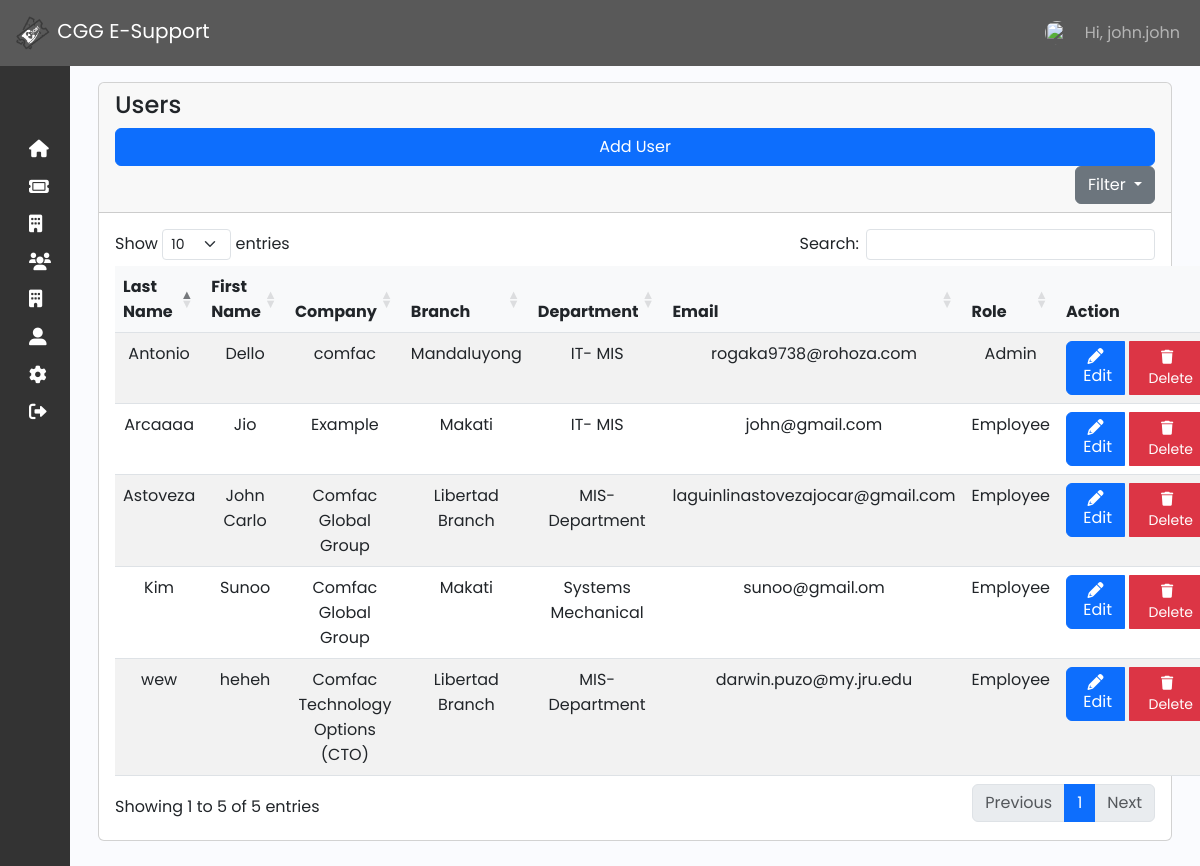
The app's page /admin/user.php (signed in) with its own data.
### tables this page shows
CREATE TABLE `user` (
  `user_id` int(11) NOT NULL,
  `lastname` varchar(191) NOT NULL,
  `firstname` varchar(191) NOT NULL,
  `middleinitial` varchar(191) NOT NULL,
  `company` varchar(191) NOT NULL,
  `branch` varchar(191) NOT NULL,
  `department` varchar(191) NOT NULL,
  `email` varchar(191) NOT NULL,
  `contact` varchar(191) NOT NULL,
  `username` varchar(191) NOT NULL,
  `password` varchar(191) NOT NULL,
  `verification_status` tinyint(50) NOT NULL,
  `role` int(50) NOT NULL,
  `created_at` timestamp NOT NULL DEFAULT current_timestamp(),
  `image` varchar(250) DEFAULT NULL
);

### admin/mysql_connect.php (called while the page is built, shortened)
<?php
$username ="root";

### function/myfunction.php (called while the page is built, shortened)
<?php
include('mysql_connect.php');
function getAll($table)
{
    global $con;
    $query = "SELECT * FROM $table";
    return $query_run = mysqli_query($con, $query);
}
?>

### admin/user.php (the view, shortened to what this page needs)
<?php include('../function/myfunction.php');
include 'sidebar_navbar.php';
?>
<!DOCTYPE html>
<html lang="en">
<head>
    <link rel="stylesheet" href="https://cdnjs.cloudflare.com/ajax/libs/twitter-bootstrap/5.3.0/css/bootstrap.min.css">
    <link rel="stylesheet" href="https://cdnjs.cloudflare.com/ajax/libs/font-awesome/4.7.0/css/font-awesome.min.css">
    <link rel="stylesheet" href="https://cdn.datatables.net/1.13.7/css/dataTables.bootstrap5.min.css">
    <link rel="stylesheet" href="https://cdnjs.cloudflare.com/ajax/libs/font-awesome/6.0.0-beta3/css/all.min.css">
    <link href="https://cdn.jsdelivr.net/npm/bootstrap@5.3.0-alpha3/dist/css/bootstrap.min.css" rel="stylesheet">
    <link rel="stylesheet" href="css/sidebar.css">
    <link rel="stylesheet" href="user.css">
</head>
<body>
    <div class="main p-3">
        <div class="container">
            <div class="row">
                <div class="col-md-12">
                    <div class="card">
                        <div class="card-header">
                            <h4>Users</h4>
                            <button class="btn btn-primary float-end" data-bs-toggle="modal" data-bs-target="#addUserModal">Add User</button>
                            <div class="dropdown float-end ms-2">
                                <button class="btn btn-secondary dropdown-toggle" type="button" id="filterDropdown" data-bs-toggle="dropdown" aria-expanded="false">
                                    Filter
                                </button>
                            </div>
                        </div>
                        <div class="card-body">
                            <table id="example" class="table table-striped" style="width:100%">
                                <thead>
                                    <tr>
                                        <th>Last Name</th>
                                        <th>First Name</th>
                                        <th>Company</th>
                                        <th>Branch</th>
                                        <th>Department</th>
                                        <th>Email</th>
                                        <th>Role</th>
                                        <th>Action</th>
                                    </tr>
                                </thead>
                                <tbody>
                                    <?php
                                    $company = getAll("user");
                                    if (mysqli_num_rows($company) > 0) {
                                        foreach ($company as $item) {
                                    ?>
                                            <tr>
                                                <td><?= $item['lastname']; ?></td>
                                                <td><?= $item['firstname']; ?></td>
                                                <td><?= $item['company']; ?></td>
                                                <td><?= $item['branch']; ?></td>
                                                <td><?= $item['department']; ?></td>
                                                <td><?= $item['email']; ?></td>
                                                <td><?= $item['role'] == 0 ? 'Admin' : 'Employee'; ?></td>
                                                <td>
                                                    <div class="btn-group" role="group">
                                                        <a href="#" class="btn btn-primary" style="width: 80px;" data-bs-toggle="modal" data-bs-target="#editUserModal<?= $item['user_id']; ?>"><i class="fas fa-pencil"></i>&nbsp;Edit</a>
                                                        <button type="button" class="btn btn-sm btn-danger delete_category_btn" value="<?= $item['user_id']; ?>"><i class="fas fa-trash"></i> &nbsp; Delete</button>
                                                    </div>
                                                </td>
                                            </tr>
                                    <?php
                                        }
                                    } else {
                                        echo "No Records Found!";
                                    }
                                    ?>
                                </tbody>
                            </table>
                        </div>
                    </div>
                </div>
            </div>
        </div>
    </div>
</body>
</html>

### admin/sidebar_navbar.php (shortened to what this page needs)
<?php
$user_id = $_SESSION['auth_user']['user_id'];
include('mysql_connect.php');
?>
<nav class="navbar navbar-expand-lg navbar-dark" style="background-color: #595959;">
    <div class="container-fluid">
        <a class="navbar-brand" href="dashboard.php"><img src="img/logooo.png" height="40px" alt="CGG E-Support Logo"> CGG E-Support</a>
        <div class="collapse navbar-collapse" id="navbarSupportedContent">
            <ul class="navbar-nav ms-auto">
                <li class="nav-item">
                    <img src='<?php echo "../Images/". $user_id."-".$username. "/" . $img ?>' alt="User Profile" class="nav-link rounded-circle" style="width: 40px; height: 40px;">
                </li>
                <li class="nav-item">
                    <a class="nav-link" href="#"> Hi,
                        <?php
                        $username = $_SESSION['auth_user']['username'];
                        echo $username;
                        ?>
                    </a>
                </li>
            </ul>
        </div>
    </div>
</nav>
<div class="wrapper">
    <aside id="sidebar">
        <div class="d-flex">
            <button class="toggle-btn" type="button">
            </button>
        </div>
        <ul class="sidebar-nav">
            <li class="sidebar-item">
                <a href="dashboard.php" class="sidebar-link">
                    <i class="fa-solid fa-home"></i>
                </a>
            </li>
            <li class="sidebar-item">
                <a href="ticket.php" class="sidebar-link">
                    <i class="fa-solid fa-ticket"></i>
                </a>
            </li>
            <li class="sidebar-item">
                <a href="company.php" class="sidebar-link">
                    <i class="fa-solid fa-building"></i>
                </a>
            </li>
            <li class="sidebar-item">
                <a href="department.php" class="sidebar-link">
                    <i class="fa-solid fa-users"></i>
                </a>
            </li>
            <li class="sidebar-item">
                <a href="branch.php" class="sidebar-link">
                    <i class="fas fa-building"></i>
                </a>
            </li>
            <li class="sidebar-item">
                <a href="user.php" class="sidebar-link">
                    <i class="fa-solid fa-user-large"></i>
                </a>
            </li>
            <li class="sidebar-item">
                <a href="admin_profile.php" class="sidebar-link">
                    <i class="fa fa-gear"></i>
                </a>
            </li>
            <div class="sidebar-item">
                <a href="logoutadmin.php" class="sidebar-link">
                    <i class="fa-solid fa-right-from-bracket"></i>
                </a>
            </div>
        </ul>
    </aside>

### admin/css/sidebar.css (style rules this page uses)
a { text-decoration: none; }
li { list-style: none; }
body { font-family: 'Poppins', sans-serif; }
.wrapper { display: flex; }
.main { min-height: 100vh; width: 100%; overflow: hidden; transition: all 0.35s ease-in-out; background-color: #fafbfe; }
#sidebar { width: 70px; min-width: 70px; z-index: 1000; transition: all .25s ease-in-out; background-color: #333333; display: flex; flex-direction: column; }
.toggle-btn { background-color: transparent; cursor: pointer; border: 0; padding: 1rem 1.5rem; }
.sidebar-nav { padding: 2rem 0; flex: 1 1 auto; }
a.sidebar-link { padding: .625rem 1.625rem; color: #FFF; display: block; font-size: 0.9rem; white-space: nowrap; border-left: 3px solid transparent; }
.sidebar-link i { font-size: 1.1rem; margin-right: .75rem; }
.sidebar-item { position: relative; }

### user.css (style rules this page uses)
.table th, .table td { text-align: center; }
.table th { background-color: #f8f9fa; }
.btn-group { display: flex; justify-content: center; gap: 5px; }
.btn-primary, .btn-danger { width: 100%; }

### records on screen
user: lastname "Antonio", firstname "Dello", company "comfac", branch "Mandaluyong", department "IT- MIS", email "rogaka9738@rohoza.com", role "Admin", $item['user_id'] 1 (drawn)
user: lastname "Arcaaaa", firstname "Jio", company "Example", branch "Makati", department "IT- MIS", email "john@gmail.com", role "Employee", $item['user_id'] 2 (drawn)
user: lastname "Astoveza", firstname "John Carlo", company "Comfac Global Group", branch "Libertad Branch", department "MIS-Department", email "laguinlinastovezajocar@gmail.com", role "Employee", $item['user_id'] 3 (drawn)
user: lastname "wew", firstname "heheh", company "Comfac Technology Options (CTO)", branch "Libertad Branch", department "MIS-Department", email "darwin.puzo@my.jru.edu", role "Employee", $item['user_id'] 10 (drawn)
user: lastname "Kim", firstname "Sunoo", company "Comfac Global Group", branch "Makati", department "Systems Mechanical", email "sunoo@gmail.om", role "Employee", $item['user_id'] 11 (drawn)

### other values on screen
$username "john.john"
